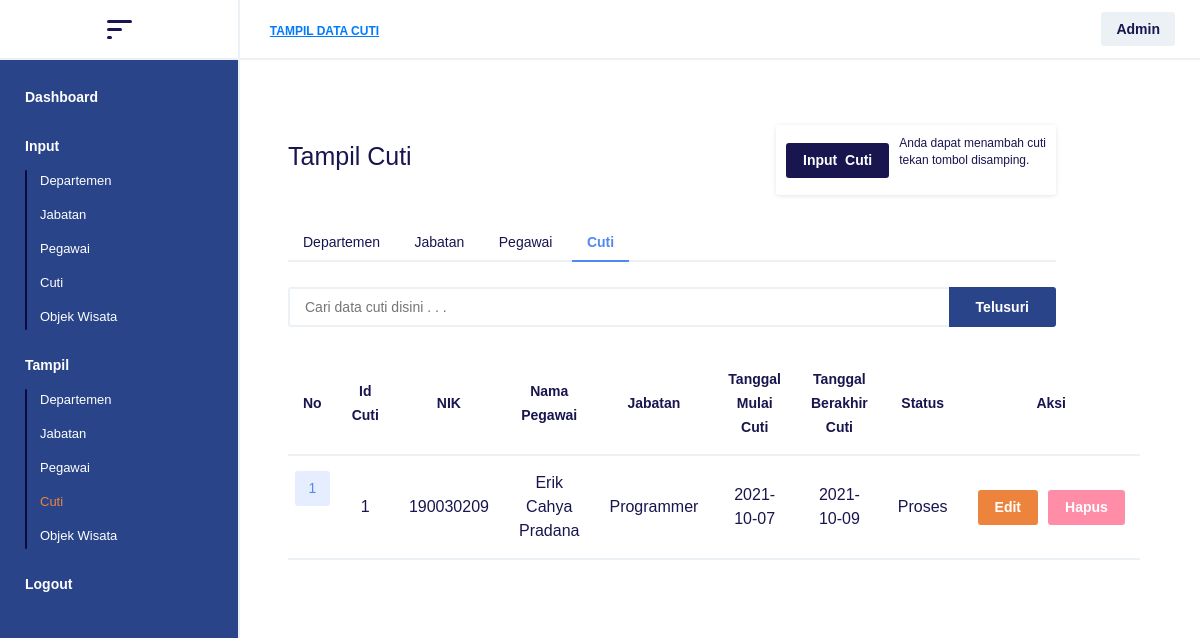
The app's page /public/Cuti/tampilCuti (signed in) with its own data.
### tables this page shows
CREATE TABLE `cuti` (
  `id_cuti` int(11) NOT NULL,
  `nik` int(11) NOT NULL,
  `id_jabatan` varchar(50) DEFAULT NULL,
  `tgl_mulai_cuti` date DEFAULT NULL,
  `tgl_berakhir_cuti` date DEFAULT NULL,
  `status` varchar(50) DEFAULT NULL
);

CREATE TABLE `pegawai` (
  `nik` int(11) NOT NULL,
  `nama_pegawai` varchar(255) DEFAULT NULL,
  `tempat_lahir` varchar(50) DEFAULT NULL,
  `tanggal_lahir` date DEFAULT NULL,
  `jenis_kelamin` int(11) DEFAULT NULL,
  `no_hp` varchar(25) DEFAULT NULL,
  `email` varchar(50) DEFAULT NULL,
  `alamat` varchar(75) DEFAULT NULL,
  `id_jabatan` varchar(50) DEFAULT NULL
);

CREATE TABLE `jabatan` (
  `id_jabatan` varchar(50) NOT NULL,
  `id_departemen` varchar(50) NOT NULL,
  `nama_jabatan` varchar(50) NOT NULL,
  `gaji_tunjangan` double DEFAULT NULL
);

### app/core/Controller.php (called while the page is built, shortened)
<?php
class Controller
{
    public function view($view, $data = [])
    {
        require_once '../app/views/' . $view . '.php';
    }
    public function model($model)
    {
        return new $model2;
    }
}

### app/controllers/Cuti.php (called while the page is built, shortened)
<?php
class Cuti extends Controller implements MainIndex
{
    public function tampilCuti()
    {
        $data["title"] = "Tampil Data Cuti";
        $data["active"] = [
            'dashboard' => "",
            'departemen' => "",
            'jabatan' => "",
            'pegawai' => "",
            'cuti' => "",
            'tampilPegawai' => "",
            'tampilCuti' => "color: #ed843e",
            'tampilDashboard' => "",
            'tampilDepartemen' => "",
            'tampilJabatan' => ""
        ];
        $data["dataCuti"] = $this->model('Cuti')->getDataCuti();
        $this->view('/cuti/tampilCuti', $data);
    }
}

### app/core/App.php (called while the page is built, shortened)
<?php
class App
{
    protected $method = 'index';
    protected $parameter = [];
    public function __construct()
    {
        $url = $this->parseURL();
        if (@file_exists('../app/controllers/' . $url[0] . '.php')) {
            unset($url[0]);
        }
        $this->controller = new $controller;
        if (isset($url[1])) {
            if (method_exists($this->controller, $url[1])) {
                $this->method = $url[1];
            }
        }
        call_user_func_array([$this->controller, $this->method], $this->parameter);
    }
    public function parseURL()
    {
        if (isset($_GET['url'])) {
            $url = rtrim($_GET['url'], '/');
            $url = filter_var($url, FILTER_SANITIZE_URL);
            $url = explode('/', $url);
            return $url;
        }
    }
}

### public/index.php (called while the page is built, shortened)
<?php
$app = new paytrik\app\core\App;

### app/core/Database.php (called while the page is built, shortened)
<?php
class Database
{
    private $host = DB_HOST;
    private $password = DB_PASSWORD;
    private $username = DB_USERNAME;
    private $dbName = DB_NAME;
    private $dbHandler;
    private $statement;
    public function __construct()
    {
        $dsn = 'mysql:host=' . $this->host . ';dbname=' . $this->dbName;
        $option = [
            PDO::ATTR_PERSISTENT => true,
            PDO::ATTR_ERRMODE => PDO::ERRMODE_EXCEPTION
        ];
        try {
            $this->dbHandler = new PDO($dsn, $this->username, $this->password, $option);
        } catch (PDOException $e) {
            die($e->getMessage());
        }
    }
    public function query($query)
    {
        $this->statement = $this->dbHandler->prepare($query);
    }
    public function execute()
    {
        $this->statement->execute();
    }
    public function resultSet()
    {
        $this->execute();
        return $this->statement->fetchAll(PDO::FETCH_ASSOC);
    }
}

### app/models/Cuti.php (called while the page is built, shortened)
<?php
class Cuti
{
    private $database;
    public function __construct()
    {
        $this->database = new Database;
    }
    public function getDataCuti()
    {
        $this->database->query("SELECT * FROM cuti JOIN jabatan ON cuti.id_jabatan=jabatan.id_jabatan JOIN pegawai ON cuti.nik=pegawai.nik ");
        return $this->database->resultSet();
    }
}

### app/views/cuti/tampilCuti.php (the view, shortened to what this page needs)
<div class="page">
    <div class="bflex move">
        <h1> Tampil Cuti </h1>
        <div class="cross cflex">
            <a href="<?= ROOT ?>/cuti"> Input<font style="color: #18154f">_</font>Cuti </a>
            <p> Anda dapat menambah cuti <br /> tekan tombol disamping. </p>
        </div>
    </div>
    <?php if ($_SESSION['level'] == 'Admin') { ?>
        <ul>
            <li><a href="<?= ROOT ?>/departemen/tampilDepartemen"> Departemen </a></li>
            <li><a href="<?= ROOT ?>/jabatan/tampilJabatan"> Jabatan </a></li>
            <li><a href="<?= ROOT ?>/pegawai/tampilPegawai"> Pegawai </a></li>
            <li style="border-bottom: 2px solid #5388f3;"><a href="<?= ROOT ?>/cuti/tampilCuti" style="color: #5388f3; font-weight: bold;"> Cuti </a></li>
        </ul>
    <?php } else if ($_SESSION['level'] == 'Kepala Departemen') { ?>
        <ul>
            <li><a href="<?= ROOT ?>/pegawai/tampilPegawai"> Pegawai </a></li>
            <li style="border-bottom: 2px solid #5388f3;"><a href="<?= ROOT ?>/cuti/tampilCuti" style="color: #5388f3; font-weight: bold;"> Cuti </a></li>
        </ul>
    <?php } else if ($_SESSION['level'] == 'Pegawai') { ?>
        <ul>
            <li style="border-bottom: 2px solid #5388f3;"><a href="<?= ROOT ?>/cuti/tampilCuti" style="color: #5388f3; font-weight: bold;"> Cuti </a></li>
        </ul>
    <?php } ?>
</div>
<form method="POST" action="<?= ROOT ?>/cuti/searchCuti">
    <div class="winput bflex">
        <input type="text" name="keyword" placeholder="Cari data cuti disini . . ." style="margin-top: 0px; border-right: 0px; border-radius: 3px 0px 0px 3px">
        <button type="submit" style="margin-top: 0px; border-radius: 0px 3px 3px 0px"> Telusuri </button>
    </div>
</form>
<div class="max">
    <table>
        <tr>
            <td><span> No </span></td>
            <td><span> Id Cuti </span></td>
            <td><span> NIK</span></td>
            <td><span> Nama Pegawai </span></td>
            <td><span> Jabatan </span></td>
            <td><span> Tanggal Mulai Cuti</span></td>
            <td><span> Tanggal Berakhir Cuti </span></td>
            <td><span> Status </span></td>
            <td><span> Aksi </span></td>
        </tr>
        <?php $no = 1; ?>
        <?php foreach ($data["dataCuti"] as $cuti) : ?>
            <tr>
                <td class="number" style="margin-top: 15px;"><?= $no; ?></td>
                <td><?= $cuti["id_cuti"]; ?></td>
                <td><?= $cuti["nik"]; ?></td>
                <td><?= $cuti["nama_pegawai"]; ?></td>
                <td><?= $cuti["nama_jabatan"]; ?></td>
                <td><?= $cuti["tgl_mulai_cuti"]; ?></td>
                <td><?= $cuti["tgl_berakhir_cuti"]; ?></td>
                <td><?= $cuti["status"]; ?></td>
                <td>
                    <div class="cflex">
                        <a href="<?= ROOT ?>/cuti/detailCuti/<?= $cuti['id_cuti'] ?>" class="btn-edit"> Edit </a>
                        <a href="<?= ROOT ?>/cuti/deleteCuti/<?= $cuti['id_cuti'] ?>" class="btn-hapus" onclick="return confirm('Apakah anda ingin menghapus data?')"> Hapus </a>
                    </div>
                </td>
            </tr>
            <?php $no++; ?>
        <?php endforeach; ?>
    </table>
</div>

### records on screen
cuti: id_cuti "1", nik.nik "190030209", nik.nama_pegawai "Erik Cahya Pradana", id_jabatan.nama_jabatan "Programmer", tgl_mulai_cuti "2021-10-07", tgl_berakhir_cuti "2021-10-09", status "Proses"

### other values on screen
$data["title"] "TAMPIL DATA CUTI"
$_SESSION['level'] "Admin"
